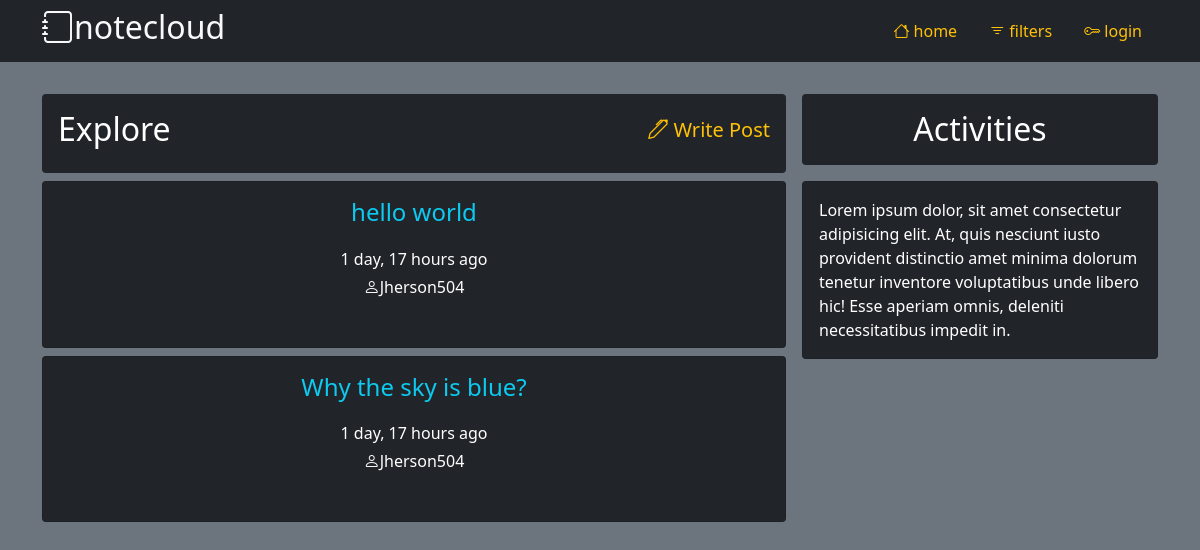
/home/, run on the app's committed database.
### base/models.py (models this page shows, shortened)
class Post(models.Model):
    owner = models.ForeignKey(User, on_delete=models.SET_NULL, null=True)
    title = models.CharField(max_length=200)
    topic = models.ForeignKey(Topic, on_delete=models.SET_NULL, null=True)
    content = models.TextField()
    created = models.DateTimeField(auto_now_add=True)
    updated = models.DateTimeField(auto_now=True)
    class Meta:
        ordering = ['-created', 'title']

### base/views.py (the view)
# urls.py: path('home/', views.home, name='home'),
def home(request):
    posts = Post.objects.all()
    context = {
        'posts': posts
    }
    return render(request, 'base/home.html', context)

### base/templates/base/home.html (shortened to what this page needs)
{% extends 'base/main.html' %}
{% block content %}
<main class="container-fluid pt-3 text-white mt-3">
    <div class="container d-flex justify-content-around gap-3">
        <div id="explore" class="col-8 d-grid gap-2">
            <div class="px-3 rounded bg-dark d-flex justify-content-between align-items-center py-3">
                <h2>Explore</h2>
                <a href="{% url 'write-post' %}" class="text-decoration-none">
                    <h2 class="h5 text-warning bi-pen"> Write Post</h2>
                </a>
            </div>
            {% for post in posts %}
            <div class="card card-body bg-dark p-3">
                <div class="">
                    <a href="{% url 'view-post' post.id %}" class="text-decoration-none text-info">
                        <h3 class="h4 text-center">{{ post.title }}</h3>
                    </a>
                    <p class="text-center" style="font-size: 1rem; line-height: 0; margin-top: 2em;">
                        {{post.created|timesince }} ago</p>
                    <p style="font-size: 1rem;" class="bi-person text-center">{{ post.owner.username }}
                    </p>
                </div>
                <div>
                </div>
            </div>
            {% endfor %}
        </div>
        <div id="Activities" class="col d-flex flex-column gap-2">
            <h2 class="rounded p-3 bg-dark text-center">Activities</h2>
            <div class="card bg-dark p-3">
                Lorem ipsum dolor, sit amet consectetur adipisicing elit. At, quis nesciunt iusto provident
                distinctio amet minima dolorum tenetur inventore voluptatibus unde libero hic! Esse aperiam
                omnis, deleniti necessitatibus impedit in.
            </div>
        </div>
    </div>
</main>
{% endblock content %}

### data on the page
Post: title "hello world", created "1 day, 17 hours", owner.username "Jherson504"
Post: title "Why the sky is blue?", created "1 day, 17 hours", owner.username "Jherson504"
